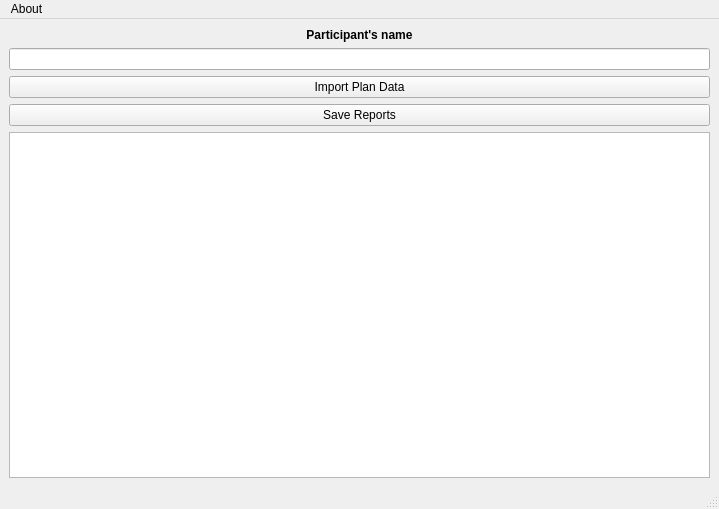
<?xml version="1.0" encoding="UTF-8"?>
<ui version="4.0">
 <class>MainWindow</class>
 <widget class="QMainWindow" name="MainWindow">
  <property name="geometry">
   <rect>
    <x>0</x>
    <y>0</y>
    <width>719</width>
    <height>509</height>
   </rect>
  </property>
  <property name="windowTitle">
   <string>PyPlanScoring</string>
  </property>
  <property name="windowIcon">
   <iconset resource="qt_ui/icons.qrc">
    <normaloff>:/icons/app.png</normaloff>:/icons/app.png</iconset>
  </property>
  <widget class="QWidget" name="centralwidget">
   <layout class="QGridLayout" name="gridLayout">
    <item row="2" column="0">
     <widget class="QLineEdit" name="lineEdit"/>
    </item>
    <item row="4" column="0">
     <widget class="QPushButton" name="save_reports_button">
      <property name="toolTip">
       <string>&lt;html&gt;&lt;head/&gt;&lt;body&gt;&lt;p&gt;&lt;span style=&quot; font-weight:600;&quot;&gt;Save constrains and evaluated scoring reports on *.xls file&lt;/span&gt;&lt;/p&gt;&lt;/body&gt;&lt;/html&gt;</string>
      </property>
      <property name="text">
       <string>Save Reports</string>
      </property>
     </widget>
    </item>
    <item row="5" column="0">
     <widget class="QListWidget" name="listWidget">
      <property name="toolTip">
       <string>&lt;html&gt;&lt;head/&gt;&lt;body&gt;&lt;p&gt;&lt;span style=&quot; font-weight:600;&quot;&gt;Import plan data - set the folder containing RP,RS,RD dicom files&lt;/span&gt;&lt;/p&gt;&lt;/body&gt;&lt;/html&gt;</string>
      </property>
     </widget>
    </item>
    <item row="1" column="0">
     <widget class="QLabel" name="label">
      <property name="text">
       <string>&lt;html&gt;&lt;head/&gt;&lt;body&gt;&lt;p align=&quot;center&quot;&gt;&lt;span style=&quot; font-weight:600;&quot;&gt;Participant's name&lt;/span&gt;&lt;/p&gt;&lt;/body&gt;&lt;/html&gt;</string>
      </property>
     </widget>
    </item>
    <item row="3" column="0">
     <widget class="QPushButton" name="import_button">
      <property name="toolTip">
       <string>&lt;html&gt;&lt;head/&gt;&lt;body&gt;&lt;p&gt;&lt;span style=&quot; font-weight:600;&quot;&gt;Import plan data - set the folder containing RP,RS,RD dicom files&lt;/span&gt;&lt;/p&gt;&lt;/body&gt;&lt;/html&gt;</string>
      </property>
      <property name="text">
       <string>Import Plan Data</string>
      </property>
     </widget>
    </item>
   </layout>
  </widget>
  <widget class="QMenuBar" name="menubar">
   <property name="geometry">
    <rect>
     <x>0</x>
     <y>0</y>
     <width>719</width>
     <height>20</height>
    </rect>
   </property>
   <widget class="QMenu" name="menuAbout">
    <property name="title">
     <string>About</string>
    </property>
    <addaction name="action_developer"/>
   </widget>
   <addaction name="menuAbout"/>
  </widget>
  <widget class="QStatusBar" name="statusbar"/>
  <action name="action_developer">
   <property name="text">
    <string>Developer</string>
   </property>
  </action>
  <action name="actionDicom_Data">
   <property name="text">
    <string>Dicom Data</string>
   </property>
  </action>
 </widget>
 <resources>
  <include location="qt_ui/icons.qrc"/>
 </resources>
 <connections/>
</ui>
